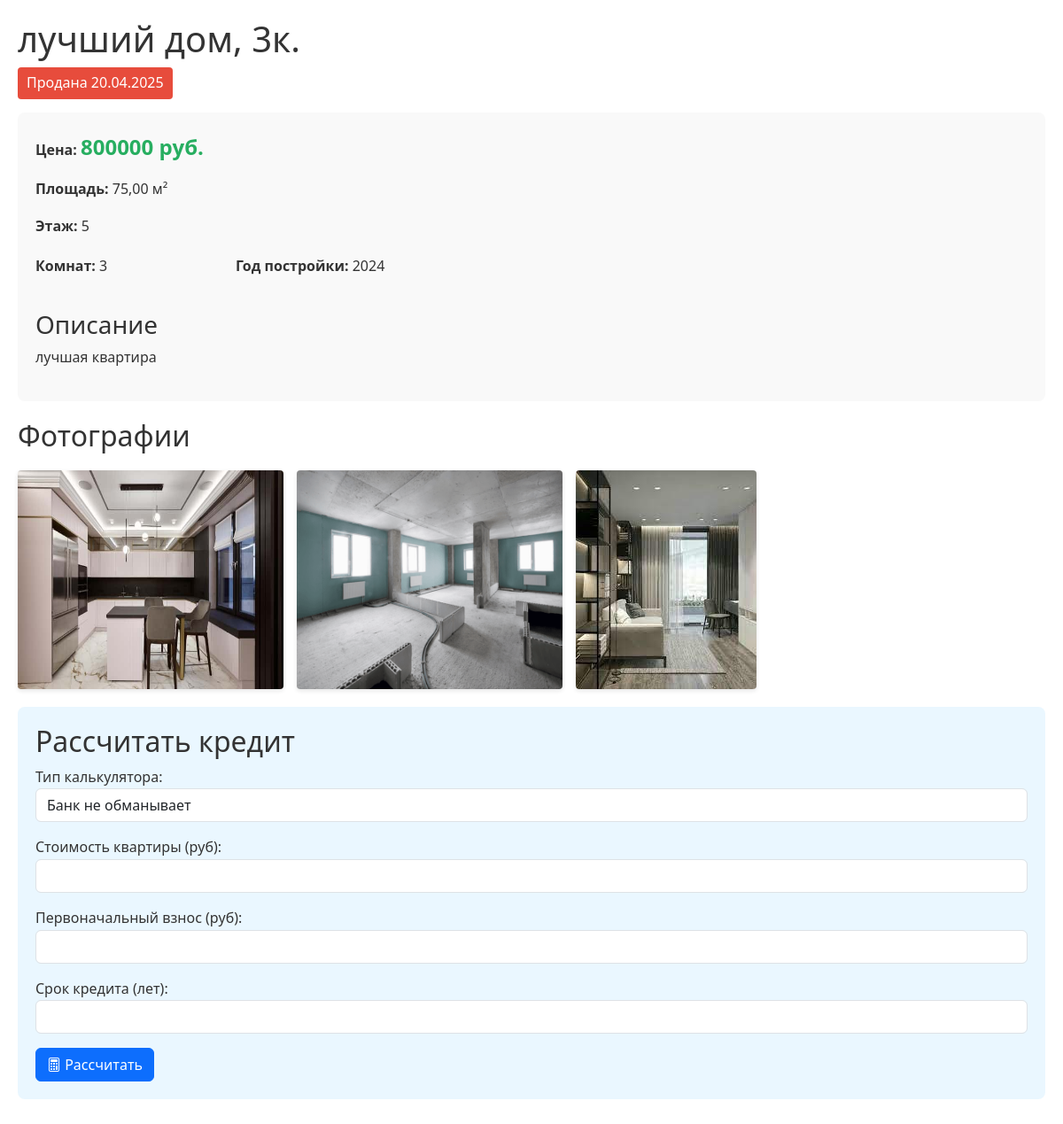
/apartments/apartment/1/, run on the app's committed database.
### diplomapp/models.py (models this page shows, shortened)
class Apartment(models.Model):
    FINISHING_CHOICES = [
        ('', 'Любая отделка'),
        ('черновая', 'Черновая'),
        ('чистовая', 'Чистовая'),
        ('евро', 'Евроремонт'),
        ('дизайнерский', 'Дизайнерский'),
    ]
    building = models.ForeignKey(Building, on_delete=models.CASCADE)
    price = models.DecimalField(max_digits=10, decimal_places=2)
    bedrooms = models.IntegerField()
    square_footage = models.DecimalField(max_digits=6, decimal_places=2)
    description = models.TextField()
    image = models.ImageField(upload_to='apartments/images/', null=True, blank=True)
    is_sold = models.BooleanField(default=False)
    created_at = models.DateTimeField(auto_now_add=True)
    updated_at = models.DateTimeField(auto_now=True)
    is_active = models.BooleanField(default=True)
    sold_date = models.DateField(null=True, blank=True)
    floor = models.IntegerField(null=True, blank=True)
    finishing = models.CharField(
        max_length=20,
        choices=FINISHING_CHOICES,
        default='',
        verbose_name='Тип отделки'
    )
    user = models.ForeignKey(User, on_delete=models.SET_NULL, null=True, blank=True)
    allow_multiple_purchases = models.BooleanField(default=False)

class Building(models.Model):
    address = models.CharField(max_length=200)
    district = models.ForeignKey(District, on_delete=models.CASCADE)
    year_built = models.IntegerField()
    image = models.ImageField(upload_to='buildings/', null=True, blank=True)

class ApartmentImage(models.Model):
    apartment = models.ForeignKey(Apartment, on_delete=models.CASCADE, related_name='images')
    image = models.ImageField(upload_to='apartments/images/')
    alt_text = models.CharField(max_length=255, null=True, blank=True)
    is_main = models.BooleanField(default=False)

### diplomapp/views.py (the view, shortened to what this page needs)
# urls.py: path('apartment/<int:pk>/', views.apartment_detail, name='apartment_detail'),
def apartment_detail(request, pk):
    apartment = get_object_or_404(Apartment, pk=pk)
    form = MortgageCalculatorForm()
    result = error_message = None
    return render(request, 'diplomapp/apartment_detail.html', {
        'apartment': apartment,
        'form': form,
        'result': result,
        'error_message': error_message
    })

### diplomapp/forms.py
class MortgageCalculatorForm(forms.Form):
    CALCULATOR_CHOICES = [
        ('Banc1', 'Банк не обманывает'),
        ('Banc2', 'Банк может обманывать'),
        ('Banc3', 'Банк точно обманывает'),
        ('Banc4', 'Банк точно не обманывает'),
    ]
    calculator_type = forms.ChoiceField(
        choices=CALCULATOR_CHOICES,
        label="Тип калькулятора",
        widget=forms.Select(attrs={'class': 'form-control'})
    )
    price = forms.DecimalField(
        label="Стоимость квартиры (руб)",
        min_value=0,
        widget=forms.NumberInput(attrs={'class': 'form-control'})
    )
    down_payment = forms.DecimalField(
        label="Первоначальный взнос (руб)",
        min_value=0,
        widget=forms.NumberInput(attrs={'class': 'form-control'})
    )
    loan_term = forms.IntegerField(
        label="Срок кредита (лет)",
        min_value=1,
        widget=forms.NumberInput(attrs={'class': 'form-control'})
    )

### diplomapp/templates/diplomapp/apartment_detail.html (shortened to what this page needs)
<!DOCTYPE html>
<html lang="ru">
<head>
    <link href="https://cdn.jsdelivr.net/npm/bootstrap@5.3.0/dist/css/bootstrap.min.css" rel="stylesheet">
    <link rel="stylesheet" href="https://cdn.jsdelivr.net/npm/bootstrap-icons@1.10.0/font/bootstrap-icons.css">
</head>
<body>
    <h1>{{ apartment.building.address }}, {{ apartment.bedrooms }}к.</h1>
    {% if apartment.is_sold %}
    <div class="sold-badge">Продана {{ apartment.sold_date|date:"d.m.Y" }}</div>
    {% endif %}
    <div class="apartment-info">
        <p><strong>Цена:</strong> <span class="price-highlight">{{ apartment.price|floatformat:"0" }} руб.</span></p>
        <p><strong>Площадь:</strong> {{ apartment.square_footage }} м²</p>
        {% if apartment.floor %}<p><strong>Этаж:</strong> {{ apartment.floor }}</p>{% endif %}
        <div style="display: grid; grid-template-columns: repeat(auto-fill, minmax(200px, 1fr)); gap: 10px; margin: 20px 0;">
            <p><strong>Комнат:</strong> {{ apartment.bedrooms }}</p>
            <p><strong>Год постройки:</strong> {{ apartment.building.year_built }}</p>
        </div>
        <h3>Описание</h3>
        <p>{{ apartment.description }}</p>
    </div>
    <h2>Фотографии</h2>
    <div class="gallery">
        {% if apartment.image %}
        <img src="{{ apartment.image.url }}" alt="Фото квартиры">
        {% endif %}
        {% for image in apartment.images.all %}
        <img src="{{ image.image.url }}" alt="Дополнительное фото">
        {% endfor %}
    </div>
    <div class="calculator-section">
        <h2>Рассчитать кредит</h2>
        <form method="post">
            {{ form.as_p }}
            <button type="submit" class="btn btn-primary">
                <i class="bi bi-calculator"></i> Рассчитать
            </button>
        </form>
    </div>
</body>
</html>

### diplomapp/templates/diplomapp/apartment_detail.html (style rules this page uses)
body { font-family: 'Segoe UI', Tahoma, Geneva, Verdana, sans-serif; line-height: 1.6; max-width: 1200px; margin: 0 auto; padding: 20px; color: #333; }
.sold-badge { background-color: #e74c3c; color: white; padding: 5px 10px; border-radius: 4px; display: inline-block; margin-bottom: 15px; }
.apartment-info { background: #f9f9f9; padding: 20px; border-radius: 8px; margin-bottom: 20px; }
.gallery { display: flex; flex-wrap: wrap; gap: 15px; margin: 20px 0; }
.gallery img { max-width: 300px; height: auto; border-radius: 4px; box-shadow: 0 2px 5px rgba(0,0,0,0.1); transition: transform 0.3s; }
.price-highlight { font-size: 24px; color: #27ae60; font-weight: bold; }
.calculator-section { background: #eaf7ff; padding: 20px; border-radius: 8px; margin: 20px 0; }

### data on the page
Apartment: building.address "лучший дом", bedrooms "3", sold_date "20.04.2025", price "800000", square_footage "75,00", floor "5", building.year_built "2024", description "лучшая квартира", image (picture)
ApartmentImage: image (picture)
ApartmentImage: image (picture)
